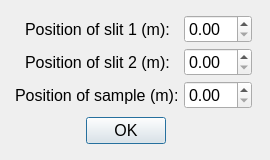
<?xml version="1.0" encoding="UTF-8"?>
<ui version="4.0">
 <class>Dialog</class>
 <widget class="QDialog" name="Dialog">
  <property name="windowModality">
   <enum>Qt::ApplicationModal</enum>
  </property>
  <property name="geometry">
   <rect>
    <x>0</x>
    <y>0</y>
    <width>270</width>
    <height>160</height>
   </rect>
  </property>
  <property name="sizePolicy">
   <sizepolicy hsizetype="Fixed" vsizetype="Fixed">
    <horstretch>0</horstretch>
    <verstretch>0</verstretch>
   </sizepolicy>
  </property>
  <property name="minimumSize">
   <size>
    <width>270</width>
    <height>160</height>
   </size>
  </property>
  <property name="maximumSize">
   <size>
    <width>270</width>
    <height>160</height>
   </size>
  </property>
  <property name="font">
   <font>
    <pointsize>12</pointsize>
   </font>
  </property>
  <property name="windowTitle">
   <string>Parameter position select</string>
  </property>
  <property name="windowIcon">
   <iconset>
    <normaloff>../../.designer/backup/icon.ico</normaloff>../../.designer/backup/icon.ico</iconset>
  </property>
  <property name="modal">
   <bool>true</bool>
  </property>
  <widget class="QDialogButtonBox" name="buttonBox">
   <property name="geometry">
    <rect>
     <x>10</x>
     <y>110</y>
     <width>231</width>
     <height>41</height>
    </rect>
   </property>
   <property name="orientation">
    <enum>Qt::Horizontal</enum>
   </property>
   <property name="standardButtons">
    <set>QDialogButtonBox::Ok</set>
   </property>
   <property name="centerButtons">
    <bool>true</bool>
   </property>
  </widget>
  <widget class="QWidget" name="formLayoutWidget">
   <property name="enabled">
    <bool>true</bool>
   </property>
   <property name="geometry">
    <rect>
     <x>10</x>
     <y>10</y>
     <width>251</width>
     <height>95</height>
    </rect>
   </property>
   <layout class="QFormLayout" name="formLayout">
    <property name="sizeConstraint">
     <enum>QLayout::SetFixedSize</enum>
    </property>
    <property name="fieldGrowthPolicy">
     <enum>QFormLayout::AllNonFixedFieldsGrow</enum>
    </property>
    <property name="labelAlignment">
     <set>Qt::AlignCenter</set>
    </property>
    <property name="formAlignment">
     <set>Qt::AlignCenter</set>
    </property>
    <property name="horizontalSpacing">
     <number>5</number>
    </property>
    <property name="verticalSpacing">
     <number>5</number>
    </property>
    <property name="margin">
     <number>5</number>
    </property>
    <item row="0" column="0">
     <widget class="QLabel" name="lbl_s1p">
      <property name="enabled">
       <bool>true</bool>
      </property>
      <property name="text">
       <string>Position of slit 1 (m):</string>
      </property>
     </widget>
    </item>
    <item row="1" column="0">
     <widget class="QLabel" name="lbl_s2p">
      <property name="enabled">
       <bool>true</bool>
      </property>
      <property name="text">
       <string>Position of slit 2 (m):</string>
      </property>
     </widget>
    </item>
    <item row="2" column="0">
     <widget class="QLabel" name="lbl_samp">
      <property name="enabled">
       <bool>true</bool>
      </property>
      <property name="text">
       <string>Position of sample (m):</string>
      </property>
     </widget>
    </item>
    <item row="0" column="1">
     <widget class="QDoubleSpinBox" name="spb_s1p">
      <property name="correctionMode">
       <enum>QAbstractSpinBox::CorrectToNearestValue</enum>
      </property>
      <property name="singleStep">
       <double>0.010000000000000</double>
      </property>
     </widget>
    </item>
    <item row="1" column="1">
     <widget class="QDoubleSpinBox" name="spb_s2p">
      <property name="correctionMode">
       <enum>QAbstractSpinBox::CorrectToNearestValue</enum>
      </property>
      <property name="singleStep">
       <double>0.010000000000000</double>
      </property>
     </widget>
    </item>
    <item row="2" column="1">
     <widget class="QDoubleSpinBox" name="spb_samp">
      <property name="correctionMode">
       <enum>QAbstractSpinBox::CorrectToNearestValue</enum>
      </property>
      <property name="singleStep">
       <double>0.010000000000000</double>
      </property>
     </widget>
    </item>
   </layout>
  </widget>
  <zorder>formLayoutWidget</zorder>
  <zorder>buttonBox</zorder>
 </widget>
 <tabstops>
  <tabstop>buttonBox</tabstop>
 </tabstops>
 <resources/>
 <connections>
  <connection>
   <sender>buttonBox</sender>
   <signal>accepted()</signal>
   <receiver>Dialog</receiver>
   <slot>accept()</slot>
   <hints>
    <hint type="sourcelabel">
     <x>248</x>
     <y>254</y>
    </hint>
    <hint type="destinationlabel">
     <x>157</x>
     <y>274</y>
    </hint>
   </hints>
  </connection>
  <connection>
   <sender>buttonBox</sender>
   <signal>rejected()</signal>
   <receiver>Dialog</receiver>
   <slot>reject()</slot>
   <hints>
    <hint type="sourcelabel">
     <x>316</x>
     <y>260</y>
    </hint>
    <hint type="destinationlabel">
     <x>286</x>
     <y>274</y>
    </hint>
   </hints>
  </connection>
 </connections>
</ui>
